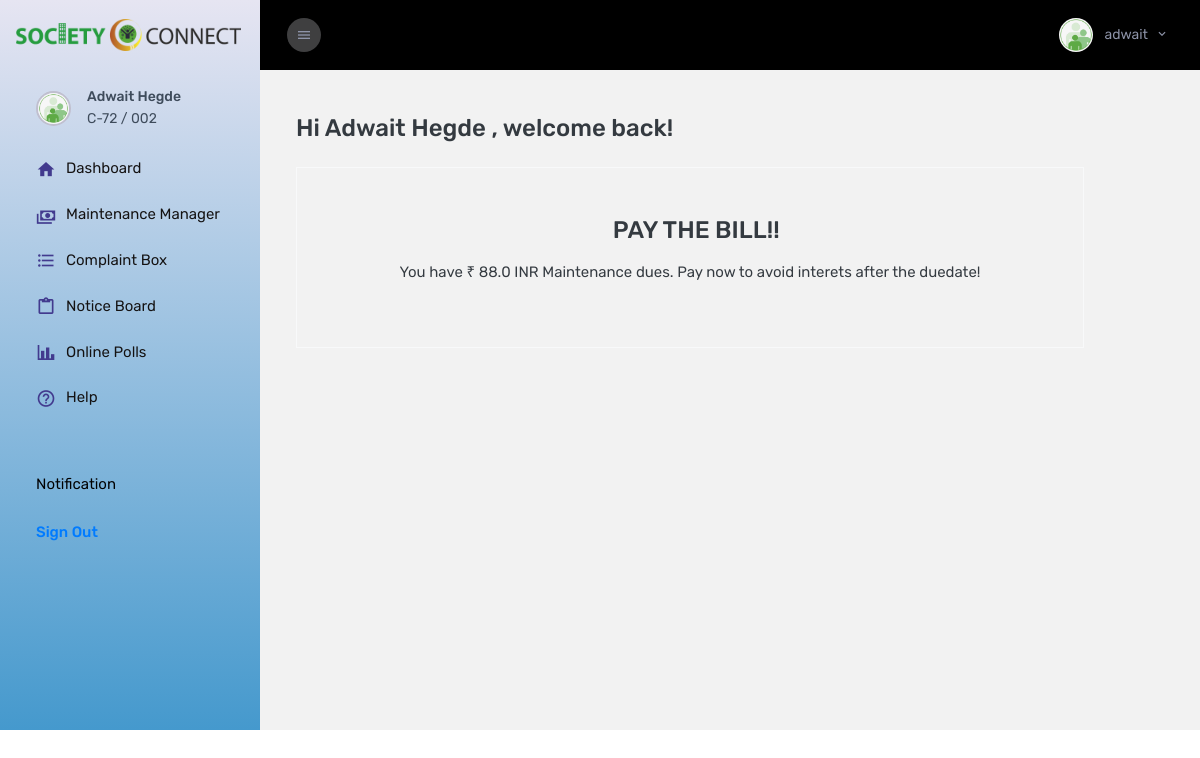
Before: /paymentgateway/ (signed in) with the older database file.
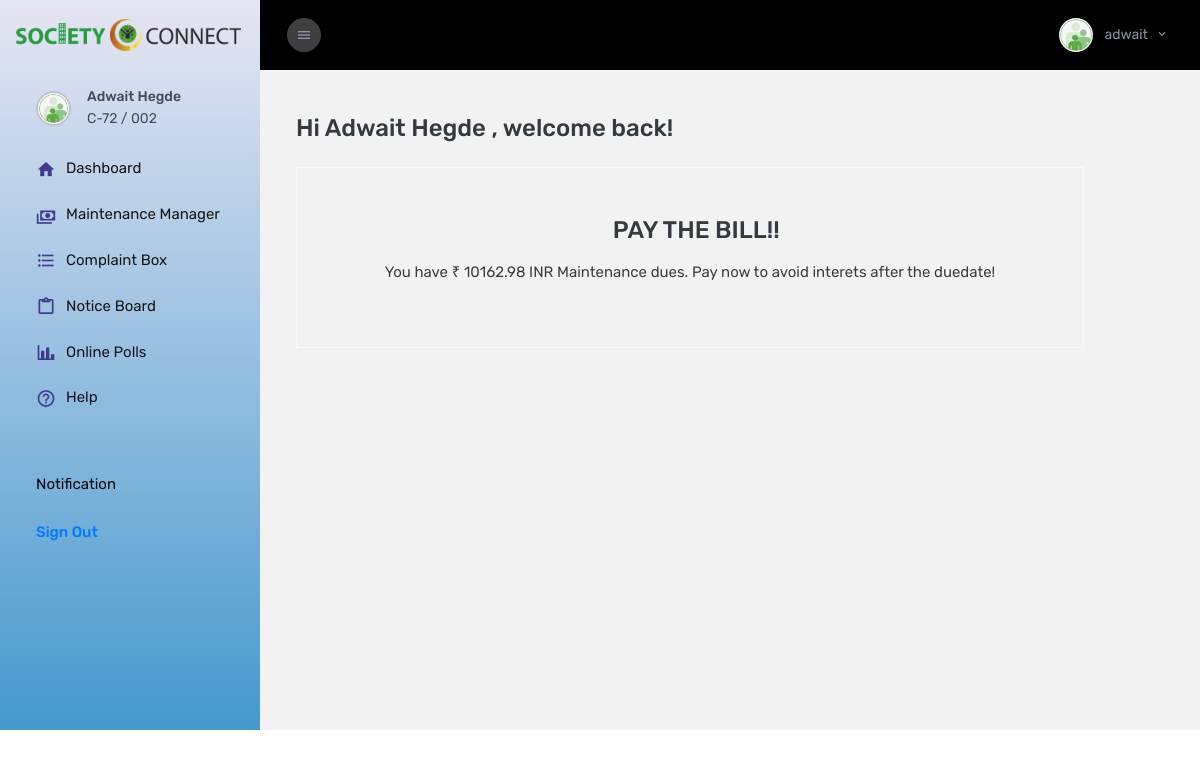
After: the same page with the newer database file.
### app/models.py (models this page shows, shortened)
class SocietyMember(models.Model):
    user = models.OneToOneField(User,on_delete=models.SET_NULL,null=True)
    is_owner = models.BooleanField(default=None)
    room_no = models.IntegerField()
    phone_no = models.FloatField()
    dues = models.FloatField()
    def get_dues(self):
        return self.dues

### app/views.py (the view)
# urls.py: path('paymentgateway/', views.paymentgateway, name='paymentgateway'),
@login_required
def paymentgateway(request):
    if request.method == "GET":
        try:
            sm = SocietyMember.objects.get(user=request.user)
            if sm.get_dues()==0:
                return redirect('/dashboard/')
            if sm.is_owner:
                return render(request, 'app/payment.html', {"duers":sm.get_dues(), "dueps":int(sm.get_dues()*100)})
            else:
                return redirect('/dashboard/')
        except:
            return redirect('/dashboard/')
    return render(request, 'app/payment.html')

### app/templates/app/payment.html (shortened to what this page needs)
{% extends "app/base_owner.html" %}
{% block content%}
            <div class="center">
                <form id="pay" class="text-center border border-light p-5" action="/success/" method="POST">
                    <p class="h3 mb-3"><i class="fas fa-coffee"></i> PAY THE BILL!!</p>
                    <p class="mb-3">You have ₹ {{duers}} INR Maintenance dues. Pay now to avoid interets after the duedate!</p>
                </form>
            </div>
{% endblock content %}

Changed rows visible on the page:
changed SocietyMember: dues "88.0" → "10162.98"
